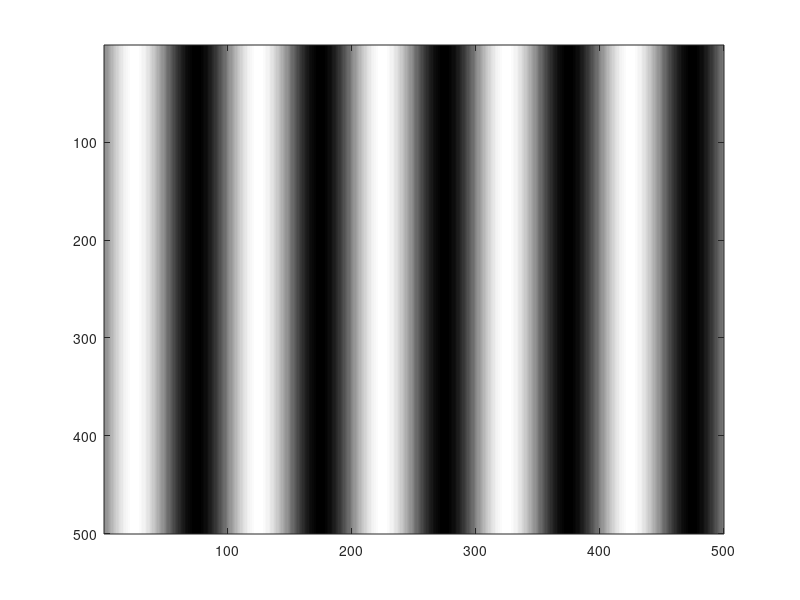
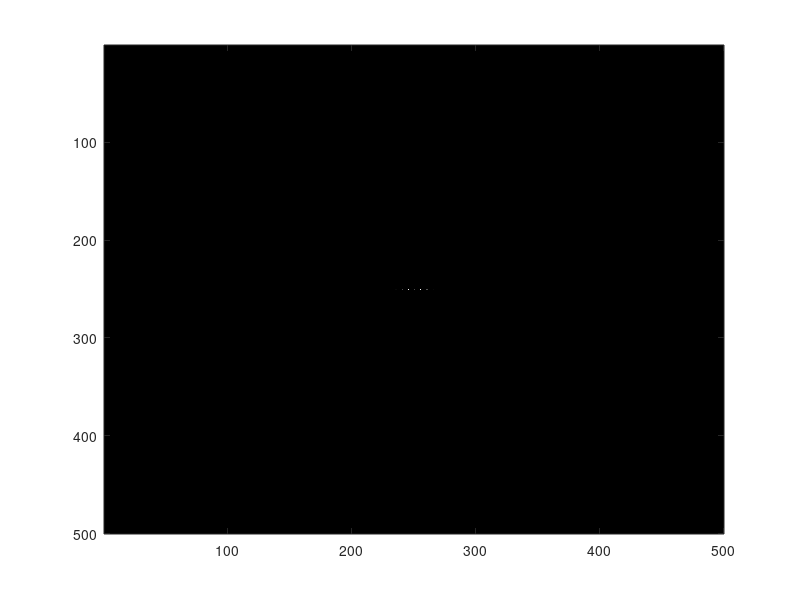

Reproduce these figures in MATLAB, in order.

%%1D sinusoidal phase grating%%
clear; %Clear all memory

% Defining Grating Parameters
N=500; %Define Matrix size
A=ones(1,N); %Define a Matrix by assigning 1 to all pixels
P=100; %Define the period of the grating
FF=0.5; %Define fill factor 

% Constructing the Grating
for q=1:N;
      A(1,q)= exp(1i*0.59*pi*(sin(rem(q,P)*(2*pi)/P)));
end
A=repmat(A,N,1);

%Observing the grating output in the far-field
E=fftshift(fft2(A)); %fftshift is used to re-order the terms in their natural order
IN=(abs(E)/(N*N)).*(abs(E)/(N*N));      % Calculating intensity
figure(1)
colormap(gray); 
imagesc(angle(A))          
figure(2)
colormap(gray);
imagesc(IN);